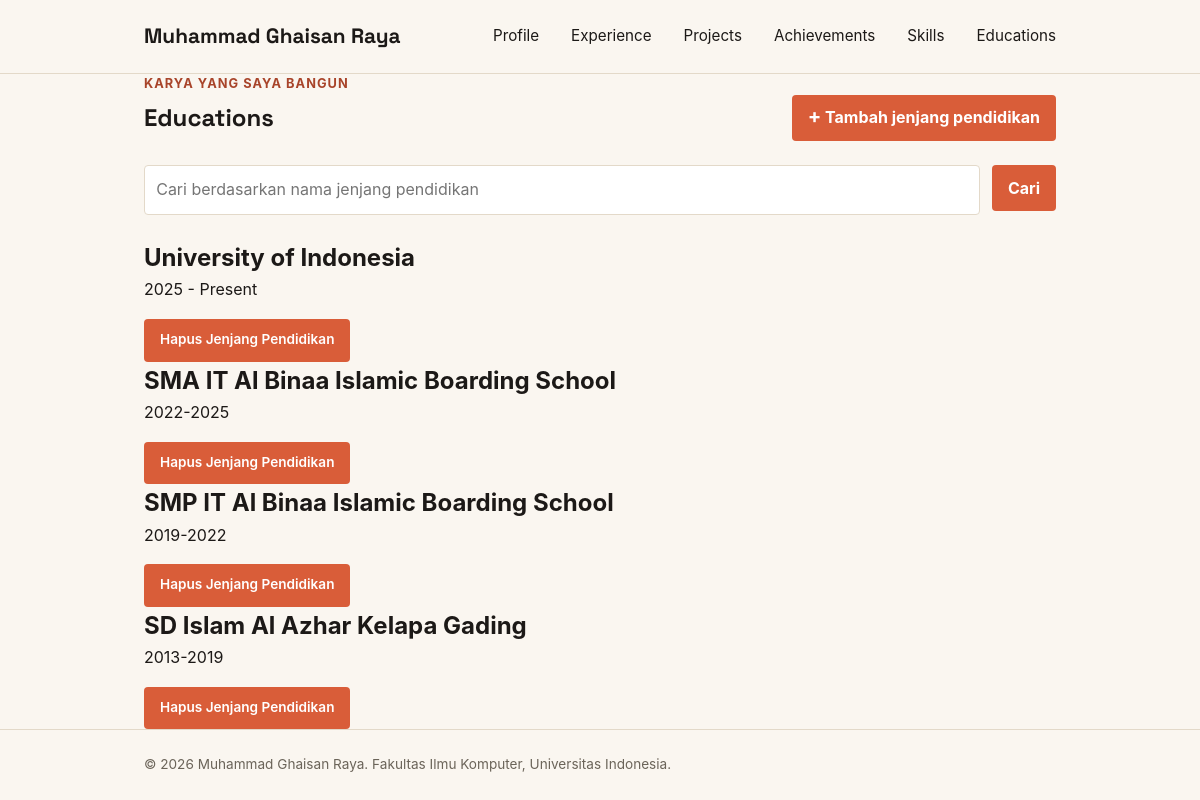
The app's page /education/ with its own data.
### main/models.py (models this page shows, shortened)
class Education(models.Model):
    EDUCATION_CHOICE = [
        ("kuliah", "Kuliah"),
        ("sma", "SMA"),
        ("smp", "SMP"),
        ("sd", "SD"),
    ]
    id = models.UUIDField(primary_key=True, default=uuid.uuid4, editable=False)
    title = models.CharField(max_length=255)
    description = models.TextField()
    category = models.CharField(
        max_length=20,
        choices=EDUCATION_CHOICE,
        default="sd",
    )
    thumbnail = models.URLField(blank=True, null=True)
    started_at = models.DateTimeField(auto_now_add=True)
    ended_at = models.DateTimeField(blank=True, null=True)
    tech_stack = models.CharField(max_length=255, blank=True, default="")
    education_url = models.URLField(blank=True)
    education_image_url = models.URLField(blank=True, max_length=500)

### main/views.py (the view)
# urls.py: path("education/", show_education, name="show_education"),
def show_education(request):
    context = {
        "name": "Muhammad Ghaisan Raya",
        "education_list": Education.objects.all(),
        }
    return render(request, "education.html", context)

### templates/education.html (shortened to what this page needs)
{% extends 'base.html' %}
{% block content %}
    <main>
            <section class="education-section" id="education">
            <div class="container">
                <p class="section-kicker">Karya yang saya bangun</p>
                <div class="education-header">
                    <h1>Educations</h1>
                    <a href="{% url 'main:create_education' %}"
                       class="button education-add-button">
                        <span aria-hidden="true">+</span>
                        Tambah jenjang pendidikan
                    </a>
                </div>
                <form method="get"
                      action="{% url 'main:show_education' %}"
                      class="education-search">
                    <input type="search"
                           name="title"
                           value="{{ title_query }}"
                           placeholder="Cari berdasarkan nama jenjang pendidikan"
                           class="education-search__input"
                           aria-label="Cari berdasarkan nama jenjang pendidikan">
                    <button type="submit" class="button">Cari</button>
                </form>
                <div class="education-grid education-grid">
                    {% for education in education_list %}
                        <article class="education-card">
                            <h2>{{ education.title }}</h2>
                            <p class="education-description">{{ education.description }}</p>
                            <div class="education-card-actions">
                                <div class="education-actions">
                                    {% include "education_delete_modal.html" with education=education %}
                                </div>
                            </div>
                        </article>
                    {% empty %}
                        {% if title_query %}
                            <p class="empty-state">Tidak ada jenjang pendidikan dengan nama tersebut.</p>
                        {% else %}
                            <p class="empty-state">Belum ada jenjang pendidikan yang ditambahkan.</p>
                        {% endif %}
                    {% endfor %}
                </div>
            </div>
        </section>
    </main>
{% endblock content %}

### templates/education_delete_modal.html (shortened to what this page needs)
<p class="education-status">
    <button type="button"
            class="button button-danger"
            popovertarget="delete-education-{{ education.id }}"
            aria-label="Hapus {{ education.title }}"
            title="Hapus proyek">
        Hapus Jenjang Pendidikan
    </button>
</p>

### static/css/style.css (style rules this page uses)
* { margin: 0; padding: 0; box-sizing: border-box; }
:root { --ink: #1c1917; --paper: #faf6f0; --accent: #d95d39; --accent-dark: #a8442a; --line: #e3d9c9; --text-muted: #6b6459; --radius: 4px; }
body { font-family: -apple-system, "Segoe UI", Roboto, Helvetica, Arial, sans-serif; color: var(--ink); background-color: var(--paper); line-height: 1.6; }
h1, .brand { font-family: "Space Grotesk", -apple-system, sans-serif; }
.container { max-width: 960px; margin: 0 auto; padding: 0 1.5rem; }
.button { display: inline-block; height: fit-content; border: 0; border-radius: var(--radius); padding: 0.65rem 1rem; background: var(--accent); color: white; cursor: pointer; font: inherit; font-weight: 700; text-decoration: none; }
.education-header { width: 100%; display: flex; justify-content: space-between; align-items: center; gap: 1rem; margin-bottom: 1.5rem; }
.education-grid { grid-template-columns: repeat(2, minmax(0, 1fr)); }
.education-grid .education-card { display: flex; flex-direction: column; }
.education-header h1 { margin-bottom: 0; }
.education-add-button { display: inline-flex; align-items: center; gap: 0.45rem; }
.education-add-button span { font-size: 1.25rem; line-height: 1; }
.education-search { display: flex; gap: 0.75rem; margin-bottom: 1.5rem; }
.education-search__input { width: 100%; min-width: 0; padding: 0.7rem; border: 1px solid var(--line); border-radius: var(--radius); background: #fff; color: var(--ink); font: inherit; }
.education-actions { display: flex; align-items: center; flex-wrap: wrap; gap: 20px; margin-top: 1rem; }
.education-actions .button { font-size: 0.85rem; font-weight: 600; }
.education-card-actions { display: flex; flex-direction: column; margin-top: auto; }
.section-kicker { color: var(--accent-dark); font-size: 0.8rem; font-weight: 700; letter-spacing: 0.08em; text-transform: uppercase; }

### records on screen
Education: title "University of Indonesia", description "2025 - Present"
Education: title "SMA IT Al Binaa Islamic Boarding School", description "2022-2025"
Education: title "SMP IT Al Binaa Islamic Boarding School", description "2019-2022"
Education: title "SD Islam Al Azhar Kelapa Gading", description "2013-2019"

### other values on screen
{{ name }} "Muhammad Ghaisan Raya"
